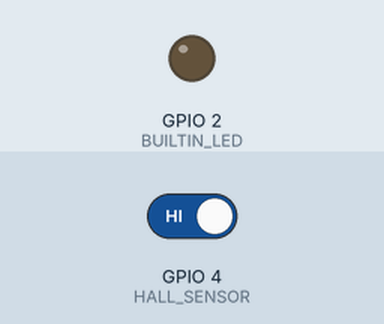
The sketch below on a simulated ESP8266 (NodeMCU). On the bench: output pins drawn as LEDs (lit = HIGH, except the on-board LED, lit = LOW). The inputs (shaded band) are chosen by the test bench; at power-on: GPIO 4 (HALL_SENSOR) HIGH. WiFi joins after 1.5 s; servers stay silent unless stated; uploads are accepted with an empty reply; what the sketch prints to the serial monitor is not drawn.

Above: at 2.7 s.
2.8 s: GPIO 4 (HALL_SENSOR) driven LOW
At 5.75 s:
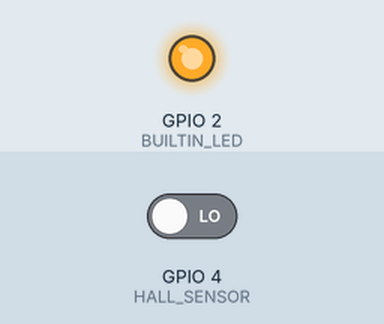
Timing chart, 0 to 13.2 s (numbered marks = the images above; inputs shaded):
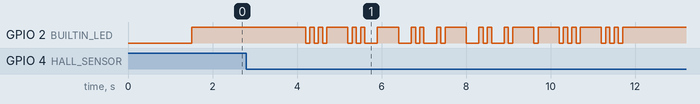

The sketch:

ESP8266.ino
```cpp
#include <ESP8266WiFi.h>
#include <ESP8266HTTPClient.h>

const char* ssid = "yourwifikey";
const char* password = "yourwifipassword";
#define HALL_SENSOR 4
#define BUILTIN_LED 2

bool door = true;

void setup() {
  //connect to wifi
  WiFi.begin(ssid, password);

  //set the hall sensor and builtin LED pins
  pinMode(HALL_SENSOR, INPUT);
  pinMode(BUILTIN_LED, OUTPUT);

  //dump information on the serial monitor while connecting to wifi
  Serial.begin(9600);
  delay(1000);
  Serial.println();
  Serial.print("Connecting to " + (String)ssid + " with password " + (String)password);
  while (WiFi.status() != WL_CONNECTED) {
    delay(500);
    Serial.print(".");
  }
  Serial.println("connected");

  //turn off the built-in LED
  digitalWrite(BUILTIN_LED, HIGH);
}

void loop() {
  //wait for wifi connection
  if(WiFi.status() == WL_CONNECTED){
    //if the door's status has changed send the registry to the server
    if(digitalRead(HALL_SENSOR) != door){
      //if sent successfully say "success" and if it failed, say "failed" both in morse and on serial monitor
      if(sendDoorInfo(digitalRead(HALL_SENSOR))){
        ledMorse("... ..- -.-. -.-. . ... ...");
        Serial.println("Success");
      }else{
        ledMorse(". .-. --- .-.");
        Serial.println("Failed");
      };
    }
    //wait 2 and a half seconds to check the door status again
    delay(2500);
  }
}

bool sendDoorInfo(bool doorStatus){
  bool result = false; //result variable initialised to false.
  HTTPClient http; //declare HTTP object

  String statusString = "true";

  if(doorStatus){
    statusString = "false";
  }

  //build URL with doorStatus data.
  String url = "http://codingneko.com/sensors/door/beta/api.php";
  url += "?action=add";
  url += "&doorId=1";
  url += "&status=" + statusString;

  http.begin(url); //begin request
  int response = http.GET(); //send request

  //check if the request was successful.
  if(response == 200){
    result = true;
  }else{
    Serial.println(response);
  }

  //finish connection.
  http.end();

  door = doorStatus;
  return result;
}

void ledMorse(String text){
  int morseEntity = 100;
  //for each character
  for(int i = 0; i < text.length(); i++){
    char current = text.charAt(i);
    //check wether it's a space, a word space, a dit or a dah and blink acordingly
    switch(current) {
      case '-':
        digitalWrite(BUILTIN_LED, LOW);
        delay(morseEntity*3);
        digitalWrite(BUILTIN_LED, HIGH);
        break;
      case '.':
        digitalWrite(BUILTIN_LED, LOW);
        delay(morseEntity);
        digitalWrite(BUILTIN_LED, HIGH);
        break;
      case ' ':
        delay(morseEntity*3);
        break;
      case '/':
        delay(morseEntity*7);
        break;
    }
    //wait a morse entity to being the next character
    delay(morseEntity);
  }
  //turn off the LED (probably not necessary but just in case)
  digitalWrite(BUILTIN_LED, HIGH);
}

bool getStatus() {
  return !digitalRead(HALL_SENSOR);
}
```

Measured:
- after the input at 2.8 s, GPIO 2 (BUILTIN_LED): HIGH → LOW after 1.4 s, → HIGH 0.10 s later, → LOW 0.10 s later, → HIGH 0.10 s later, … (42 changes in this stretch)
